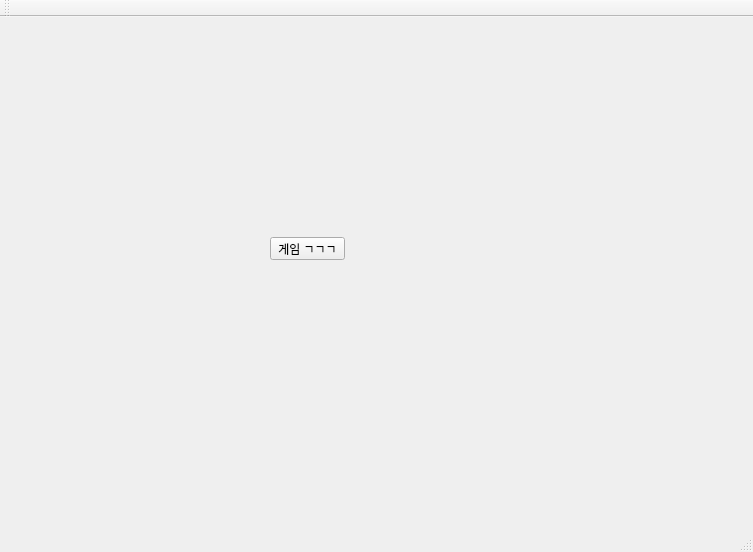
<?xml version="1.0" encoding="UTF-8"?>
<ui version="4.0">
 <class>MainWindow</class>
 <widget class="QMainWindow" name="MainWindow">
  <property name="geometry">
   <rect>
    <x>0</x>
    <y>0</y>
    <width>753</width>
    <height>552</height>
   </rect>
  </property>
  <property name="windowTitle">
   <string>MainWindow</string>
  </property>
  <widget class="QWidget" name="centralWidget">
   <widget class="QStackedWidget" name="stackedWidget">
    <property name="geometry">
     <rect>
      <x>0</x>
      <y>0</y>
      <width>761</width>
      <height>521</height>
     </rect>
    </property>
    <property name="currentIndex">
     <number>1</number>
    </property>
    <widget class="QWidget" name="main_page">
     <widget class="QPushButton" name="pushButton">
      <property name="geometry">
       <rect>
        <x>230</x>
        <y>130</y>
        <width>201</width>
        <height>51</height>
       </rect>
      </property>
      <property name="text">
       <string>1번 페이지로 갑시다</string>
      </property>
     </widget>
     <widget class="QPushButton" name="pushButton_2">
      <property name="geometry">
       <rect>
        <x>240</x>
        <y>210</y>
        <width>191</width>
        <height>41</height>
       </rect>
      </property>
      <property name="text">
       <string>게임이나 하죠</string>
      </property>
     </widget>
     <widget class="QPushButton" name="pushButton_3">
      <property name="geometry">
       <rect>
        <x>250</x>
        <y>280</y>
        <width>181</width>
        <height>41</height>
       </rect>
      </property>
      <property name="text">
       <string>싫은데요</string>
      </property>
     </widget>
    </widget>
    <widget class="QWidget" name="page_2">
     <widget class="QPushButton" name="pushButton_4">
      <property name="geometry">
       <rect>
        <x>270</x>
        <y>220</y>
        <width>75</width>
        <height>23</height>
       </rect>
      </property>
      <property name="text">
       <string>게임 ㄱㄱㄱ</string>
      </property>
     </widget>
    </widget>
    <widget class="QWidget" name="page"/>
    <widget class="QWidget" name="page_3">
     <widget class="QPushButton" name="pushButton_5">
      <property name="geometry">
       <rect>
        <x>290</x>
        <y>200</y>
        <width>75</width>
        <height>23</height>
       </rect>
      </property>
      <property name="text">
       <string>게임 ㄱㄱ</string>
      </property>
     </widget>
    </widget>
    <widget class="QWidget" name="page_4">
     <widget class="QPushButton" name="pushButton_6">
      <property name="geometry">
       <rect>
        <x>310</x>
        <y>210</y>
        <width>75</width>
        <height>23</height>
       </rect>
      </property>
      <property name="text">
       <string>게임 ㄱ</string>
      </property>
     </widget>
    </widget>
   </widget>
  </widget>
  <widget class="QMenuBar" name="menuBar">
   <property name="geometry">
    <rect>
     <x>0</x>
     <y>0</y>
     <width>753</width>
     <height>21</height>
    </rect>
   </property>
  </widget>
  <widget class="QToolBar" name="mainToolBar">
   <attribute name="toolBarArea">
    <enum>TopToolBarArea</enum>
   </attribute>
   <attribute name="toolBarBreak">
    <bool>false</bool>
   </attribute>
  </widget>
  <widget class="QStatusBar" name="statusBar"/>
 </widget>
 <layoutdefault spacing="6" margin="11"/>
 <resources/>
 <connections/>
</ui>
